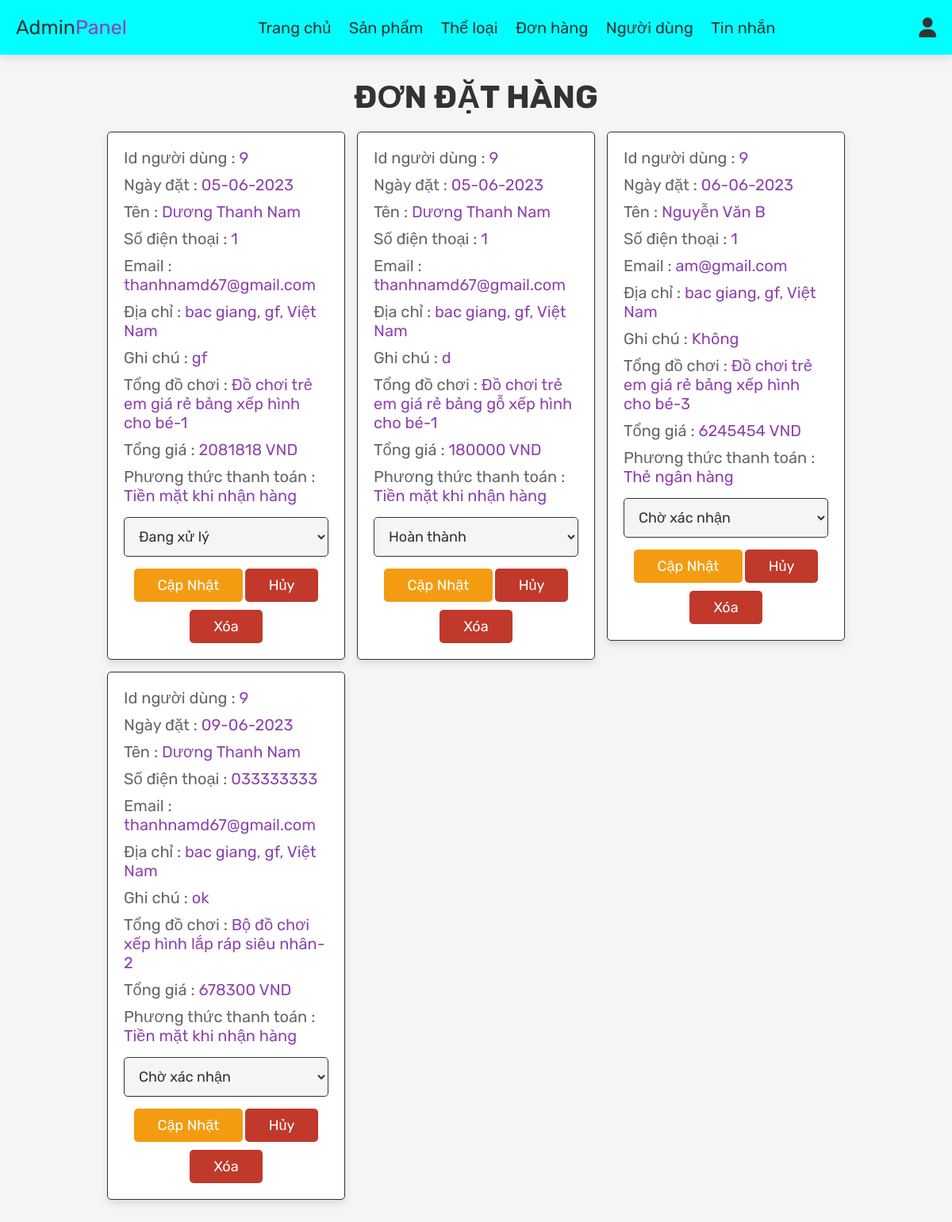
The app's page /admin_orders.php (signed in) with its own data.
### tables this page shows
CREATE TABLE `orders` (
  `id` int(100) NOT NULL,
  `user_id` int(100) NOT NULL,
  `name` varchar(100) NOT NULL,
  `number` varchar(12) NOT NULL,
  `email` varchar(100) NOT NULL,
  `method` varchar(50) NOT NULL,
  `address` varchar(500) NOT NULL,
  `note` varchar(100) NOT NULL,
  `total_products` varchar(1000) NOT NULL,
  `total_price` int(100) NOT NULL,
  `placed_on` varchar(50) NOT NULL,
  `payment_status` varchar(20) NOT NULL
);

### admin_orders.php (the view, shortened to what this page needs)
<?php
   include 'config.php';
?>
<!DOCTYPE html>
<html lang="en">
<head>
   <link rel="stylesheet" href="https://cdnjs.cloudflare.com/ajax/libs/font-awesome/6.0.0/css/all.min.css">
   <link rel="stylesheet" href="css/admin_style.css">
</head>
<body>
<?php include 'admin_header.php'; ?>
<section class="orders">
   <h1 class="title">Đơn đặt hàng</h1>
   <div class="box-container">
      <?php
         $select_orders = mysqli_query($conn, "SELECT * FROM `orders`") or die('query failed');
         if(mysqli_num_rows($select_orders) > 0){
            while($fetch_orders = mysqli_fetch_assoc($select_orders)){
      ?>
               <div class="box">
                  <p> Id người dùng : <span><?php echo $fetch_orders['user_id']; ?></span> </p>
                  <p> Ngày đặt : <span><?php echo $fetch_orders['placed_on']; ?></span> </p>
                  <p> Tên : <span><?php echo $fetch_orders['name']; ?></span> </p>
                  <p> Số điện thoại : <span><?php echo $fetch_orders['number']; ?></span> </p>
                  <p> Email : <span><?php echo $fetch_orders['email']; ?></span> </p>
                  <p> Địa chỉ : <span><?php echo $fetch_orders['address']; ?></span> </p>
                  <p> Ghi chú : <span><?php echo $fetch_orders['note']; ?></span> </p>
                  <p> Tổng đồ chơi : <span><?php echo $fetch_orders['total_products']; ?></span> </p>
                  <p> Tổng giá : <span><?php echo $fetch_orders['total_price']; ?> VND</span> </p>
                  <p> Phương thức thanh toán : <span><?php echo $fetch_orders['method']; ?></span> </p>
                  <form action="" method="post">
      <?php
                     if($fetch_orders['payment_status']=="Đã hủy"){
                        echo "<p class='empty' style='color:red'>Đã hủy đơn hàng này.</p>";
      ?>
                        <a href="admin_orders.php?return=<?=$fetch_orders['id']?>& products=<?=$fetch_orders['total_products']?>" onclick="return confirm('Khôi phục đơn hàng này?');" class="option-btn">Khôi phục</a>
      <?php
                     }else{
         ?>
                        <select name="update_payment" required>
                           <option value="" selected disabled><?php echo $fetch_orders['payment_status']; ?></option>
                        </select>
                        <input type="submit" value="Cập nhật" name="update_order" class="option-btn">
      <?php
                     }
      ?>
                     <a href="admin_orders.php?cancel=<?=$fetch_orders['id']?>& status=<?=$fetch_orders['payment_status']?>& products=<?=$fetch_orders['total_products']?>" onclick="return confirm('Hủy đơn hàng này?');" class="delete-btn">Hủy</a>
                     <a href="admin_orders.php?delete=<?=$fetch_orders['id']?>& status=<?=$fetch_orders['payment_status']?>" onclick="return confirm('Xóa đơn hàng này?');" class="delete-btn">Xóa</a>
                  </form>
               </div>
      <?php
            }
         }else{
            echo '<p class="empty">Không có đơn đặt hàng nào!</p>';
         }
      ?>
   </div>
</section>
</body>
</html>

### css/admin_style.css (style rules this page uses)
:root { --purple:#8e44ad; --red:#c0392b; --orange:#f39c12; --black:#333; --white:#fff; --light-color:#666; --light-white:#ccc; --light-bg:#f5f5f5; --border:.1rem solid var(--black); --box-shadow:0 .5rem 1rem rgba(0,0,0,.1); }
* { font-family: 'Rubik', sans-serif; margin:0; padding:0; box-sizing: border-box; outline: none; border:none; text-decoration: none; transition:all .2s linear; }
html { font-size: 62.5%; overflow-x: hidden; }
body { background-color: var(--light-bg); }
section { padding:3rem 2rem; }
.title { text-align: center; margin-bottom: 2rem; text-transform: uppercase; color:var(--black); font-size: 4rem; }
.btn, .option-btn, .delete-btn, .white-btn { display: inline-block; margin-top: 1rem; padding:1rem 3rem; cursor: pointer; color:var(--white); font-size: 1.8rem; border-radius: .5rem; text-transform: capitalize; }
.option-btn { background-color: var(--orange); }
.delete-btn { background-color: var(--red); }
.orders .box-container { display: grid; grid-template-columns: repeat(auto-fit, 30rem); justify-content: center; gap:1.5rem; max-width: 1200px; margin:0 auto; align-items: flex-start; }
.orders .box-container .box { background-color: var(--white); padding:2rem; border:var(--border); box-shadow: var(--box-shadow); border-radius: .5rem; }
.orders .box-container .box p { padding-bottom: 1rem; font-size: 2rem; color:var(--light-color); }
.orders .box-container .box p span { color:var(--purple); }
.orders .box-container .box form { text-align: center; }
.orders .box-container .box form select { border-radius: .5rem; margin:.5rem 0; width: 100%; background-color: var(--light-bg); border:var(--border); padding:1.2rem 1.4rem; font-size: 1.8rem; color:var(--black); }

### records on screen
orders: user "9", placed_on "05-06-2023", name "Dương Thanh Nam", number "1", email "thanhnamd67@gmail.com", address "bac giang, gf, Việt Nam", note "gf", total_products "Đồ chơi trẻ em giá rẻ bảng xếp hình cho bé-1", total_price "2081818", method "Tiền mặt khi nhận hàng", update_payment "Đang xử lý"
orders: user "9", placed_on "05-06-2023", name "Dương Thanh Nam", number "1", email "thanhnamd67@gmail.com", address "bac giang, gf, Việt Nam", note "d", total_products "Đồ chơi trẻ em giá rẻ bảng gỗ xếp hình cho bé-1", total_price "180000", method "Tiền mặt khi nhận hàng", update_payment "Hoàn thành"
orders: user "9", placed_on "06-06-2023", name "Nguyễn Văn B", number "1", email "am@gmail.com", address "bac giang, gf, Việt Nam", note "Không", total_products "Đồ chơi trẻ em giá rẻ bảng xếp hình cho bé-3", total_price "6245454", method "Thẻ ngân hàng", update_payment "Chờ xác nhận"
orders: user "9", placed_on "09-06-2023", name "Dương Thanh Nam", number "033333333", email "thanhnamd67@gmail.com", address "bac giang, gf, Việt Nam", note "ok", total_products "Bộ đồ chơi xếp hình lắp ráp siêu nhân-2", total_price "678300", method "Tiền mặt khi nhận hàng", update_payment "Chờ xác nhận"
